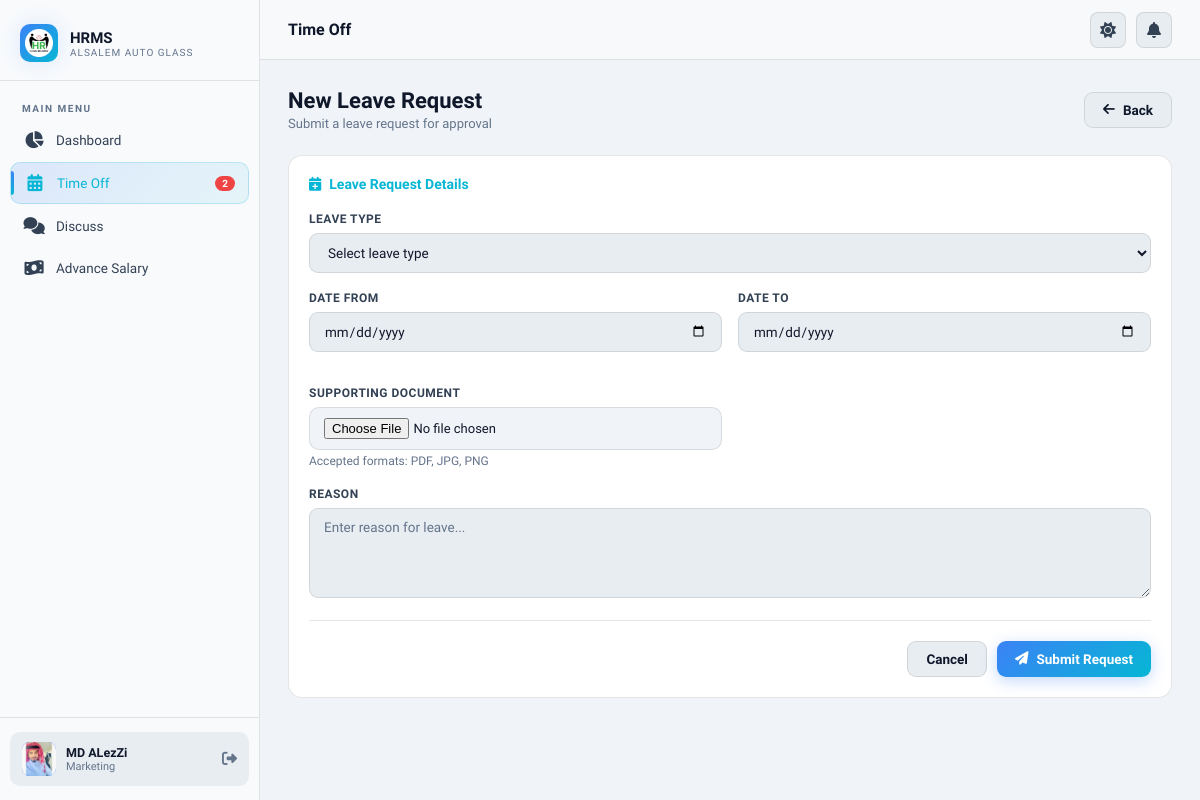
/timeoff/create/ (signed in), run on the app's committed database.
### core/models.py (models this page shows, shortened)
class Employee(AbstractBaseUser, PermissionsMixin):
    ROLE_CHOICES = [
        ("ceo", "CEO 👑"),
        ("hr", "HR ⭐ "),
        ("manager", "Manager"),
        ("branch_manager", "Branch Manager"),
        ("officer", "Officer"),
        ("employee", "Employee"),
    ]
    ADVANCE_ROLE_CHOICES = [
        ("top_manager", "Top Manager"),
        ("accountant", "Accountant"),
        ("sub_accountant", "Sub Accountant"),
        ("bank_user", "Bank User"),
    ]
    advance_role = models.CharField(
        max_length=20,
        choices=ADVANCE_ROLE_CHOICES,
        blank=True,
        default="",
    )
    iqama_number = models.CharField(
        max_length=20,
        unique=True,
        validators=[RegexValidator(r"^\d+$", "Only numbers allowed")],
    )
    is_active = models.BooleanField(default=True)
    is_staff = models.BooleanField(default=False)
    date_joined = models.DateTimeField(default=timezone.now)
    full_name = models.CharField(max_length=200)
    role = models.CharField(max_length=20, choices=ROLE_CHOICES, default="employee")
    nationality = models.CharField(max_length=100, blank=True)
    date_of_birth = models.DateField(null=True, blank=True)
    place_of_birth = models.CharField(max_length=100, blank=True)
    gender = models.CharField(
        max_length=10, choices=[("male", "Male"), ("female", "Female")], blank=True
    )
    marital_status = models.CharField(
        max_length=20,
        choices=[
            ("single", "Single"),
            ("married", "Married"),
            ("divorced", "Divorced"),
            ("widowed", "Widowed"),
        ],
        blank=True,
    )
    number_of_dependents = models.IntegerField(default=0)
    religion = models.CharField(
        max_length=50,
        choices=[
            ("islam", "Islam"),
            ("christianity", "Christianity"),
            ("hinduism", "Hinduism"),
            ("buddhism", "Buddhism"),
            ("sikhism", "Sikhism"),
            ("judaism", "Judaism"),
            ("other", "Other"),
        ],
        blank=True,
    )
    personal_photo = models.ImageField(upload_to="photos/", null=True, blank=True)
    passport_number = models.CharField(max_length=50, blank=True)
    passport_expiry = models.DateField(null=True, blank=True)
    mobile_number = models.CharField(max_length=20, blank=True)
    alt_mobile_number = models.CharField(max_length=20, blank=True)
    email = models.EmailField(blank=True)
    current_address = models.TextField(blank=True)
    city = models.CharField(max_length=100, blank=True)
    country = CountryField(default="SA", blank=True)
    emergency_contact_name = models.CharField(max_length=200, blank=True)
    emergency_relationship = models.CharField(
        max_length=100,
        choices=[
            ("spouse", "Spouse"),
            ("parent", "Parent"),
            ("child", "Child"),
            ("sibling", "Sibling"),
            ("friend", "Friend"),
            ("other", "Other"),
        ],
        blank=True,
    )
    emergency_contact_number = models.CharField(max_length=20, blank=True)
    social_insurance_number = models.CharField(max_length=50, blank=True)
    bank_account_iban = models.CharField(max_length=50, blank=True)
    bank_name = models.CharField(
        max_length=50,
        choices=[
            ("alrajhi", "Al Rajhi Bank"),
            ("alinma", "Alinma Bank"),
            ("riyad", "Riyad Bank"),
            ("snb", "Saudi National Bank (SNB)"),
            ("sabb", "SABB (Saudi British Bank)"),
            ("albilad", "Bank Albilad"),
            ("aljazira", "Bank Aljazira"),
            ("arab_national", "Arab National Bank"),
            ("gulf_international", "Gulf International Bank"),
            ("saudi_investment", "The Saudi Investment Bank"),
            ("emirates_nbd", "Emirates NBD"),
            ("bank_muscat", "Bank Muscat"),
            ("other", "Other"),
        ],
        blank=True,
    )
    iqama_expiry_date = models.DateField(null=True, blank=True)
    profession_per_iqama = models.CharField(max_length=200, blank=True)
    employee_id = models.CharField(max_length=50, unique=True, blank=True, null=True)
    zkteco_uid = models.CharField(
        max_length=20,
        blank=True,
        null=True,
        help_text="Numeric User ID assigned by the ZKTeco device (shown in device logs)",
    )
    job_title = models.CharField(max_length=200, blank=True)
    department = models.ForeignKey(
        Department, null=True, blank=True, on_delete=models.SET_NULL
    )
    branch = models.CharField(max_length=200, blank=True)
    hiring_date = models.DateField(null=True, blank=True)
    contract_type = models.CharField(
        max_length=20,
        choices=[
            ("full_time", "Full-time"),
            ("part_time", "Part-time"),
            ("temporary", "Temporary"),
        ],
        blank=True,
    )
    contract_duration = models.CharField(max_length=100, blank=True)
    contract_start = models.DateField(null=True, blank=True)
    contract_end = models.DateField(null=True, blank=True)
    probation_period = models.IntegerField(default=90)
    direct_manager = models.ForeignKey(
        "self",
        null=True,
        blank=True,
        on_delete=models.SET_NULL,
        related_name="subordinates",
    )
    work_location = models.CharField(
        max_length=20,
        choices=[
            ("office", "Office"),
            ("branch", "Branch"),
            ("warehouse", "Warehouse"),
        ],
        blank=True,
    )
    employment_status = models.CharField(
        max_length=20,
        choices=[
            ("active", "Active"),
            ("suspended", "Suspended"),
            ("terminated", "Terminated"),
        ],
        default="active",
    )
    reason_for_termination = models.TextField(blank=True)
    working_days = models.CharField(max_length=200, blank=True)
    working_hours = models.DecimalField(max_digits=4, decimal_places=1, default=8)
    work_system = models.CharField(
        max_length=20,
        choices=[("fixed", "Fixed"), ("shifts", "Shifts")],
        default="fixed",
    )
    work_start_time = models.TimeField(null=True, blank=True)
    work_end_time = models.TimeField(null=True, blank=True)
    lunch_break_minutes = models.IntegerField(default=60)
    weekly_off_days = models.CharField(
        max_length=100, blank=True, default="Friday,Saturday"
    )
    job_description = models.TextField(blank=True)
    basic_salary = models.DecimalField(max_digits=10, decimal_places=2, default=0)
    housing_allowance = models.DecimalField(max_digits=10, decimal_places=2, default=0)
    proficiency_allowance = models.DecimalField(
        max_digits=10, decimal_places=2, default=0
    )
    other_allowances = models.DecimalField(max_digits=10, decimal_places=2, default=0)
    salary_payment_method = models.CharField(
        max_length=20,
        choices=[("bank", "Bank Transfer"), ("cash", "Cash")],
        default="bank",
    )
    salary_payment_date = models.IntegerField(default=1)
    objects = EmployeeManager()
    USERNAME_FIELD = "iqama_number"
    REQUIRED_FIELDS = ["full_name"]
    @property
    def is_hr(self):
        return self.role == "hr" or self.is_superuser or self.is_staff

### core/views.py (the view, shortened to what this page needs)
# urls.py: path("timeoff/create/", views.timeoff_create, name="timeoff_create"),
@login_required
def timeoff_create(request):
    form = TimeOffRequestForm(request.POST or None, request.FILES or None)
    return render(request, "timeoff/create.html", {"form": form})

### core/forms.py
class TimeOffRequestForm(forms.ModelForm):
    class Meta:
        model = TimeOffRequest
        fields = ["leave_type", "date_from", "date_to", "reason"]
        widgets = {
            "date_from": forms.DateInput(attrs={"type": "date"}),
            "date_to": forms.DateInput(attrs={"type": "date"}),
        }

### core/context_processors.py (called while the page is built)
def notification_counts(request):
    if request.user.is_authenticated:
        return {
            "pending_count": TimeOffRequest.objects.filter(status="pending").count(),
            "unread_count": Message.objects.filter(
                receiver=request.user, is_read=False
            ).count(),
            "pending_advance_count": (
                AdvanceSalaryRequest.objects.filter(status="pending").count()
                if request.user.is_hr
                else 0
            ),
        }
    return {
        "pending_count": 0,
        "unread_count": 0,
        "pending_advance_count": 0,
    }

### templates/timeoff/create.html (shortened to what this page needs)
{% extends 'base.html' %}
{% block page_title %}Time Off{% endblock %}
{% block content %}
<div class="page-header">
  <div>
    <div class="page-title">New Leave Request</div>
    <div class="page-subtitle">Submit a leave request for approval</div>
  </div>
  <a href="{% url 'timeoff_list' %}" class="btn btn-secondary"><i class="fa-solid fa-arrow-left"></i> Back</a>
</div>
<div">
  <form method="post" enctype="multipart/form-data">
    <div class="card animate-fade-up">
      <div style="font-size:14px;font-weight:600;color:var(--accent2);margin-bottom:20px;display:flex;align-items:center;gap:8px;">
        <i class="fa-solid fa-calendar-plus"></i> Leave Request Details
      </div>
      <div class="form-group">
        <label>Leave Type</label>
        <select name="leave_type" required>
          <option value="">Select leave type</option>
        </select>
      </div>
      <div class="grid-2">
        <div class="form-group">
          <label>Date From</label>
          <input type="date" name="date_from" required>
        </div>
        <div class="form-group">
          <label>Date To</label>
          <input type="date" name="date_to" required>
        </div>
        <div class="form-group">
  <label>Supporting Document </label>
  <input type="file" name="supporting_document" accept=".pdf,.jpg,.jpeg,.png"
    style="display:block;width:100%;padding:10px 14px;background:var(--bg);border:1px solid var(--border);border-radius:10px;color:var(--text);font-size:13px;cursor:pointer;">
  <small style="color:var(--text3);font-size:12px;">Accepted formats: PDF, JPG, PNG</small>
</div>
      </div>
      <div class="form-group">
        <label>Reason</label>
        <textarea name="reason" rows="4" placeholder="Enter reason for leave..."></textarea>
      </div>
      <div style="display:flex;justify-content:flex-end;gap:10px;margin-top:8px;padding-top:20px;border-top:1px solid var(--border);">
        <a href="{% url 'timeoff_list' %}" class="btn btn-secondary">Cancel</a>
        <button type="submit" class="btn btn-primary"><i class="fa-solid fa-paper-plane"></i> Submit Request</button>
      </div>
    </div>
  </form>
</div>
{% endblock %}

### templates/base.html (shortened to what this page needs)
{% load static %}
<!DOCTYPE html>
<html lang="en">
<head>
  <link rel="stylesheet" href="{% static 'css/main.css' %}">
  <link rel="stylesheet" href="https://cdnjs.cloudflare.com/ajax/libs/font-awesome/6.5.0/css/all.min.css">
</head>
<body>
  <div class="app-wrapper">
    <aside class="sidebar" id="sidebar">
      <div class="sidebar-logo">
        <div class="logo-icon">
          <img src="{% static 'img/favicon.png' %}" alt="HRMS Logo"
            style="width: 28px; height: 28px; object-fit: contain;">
        </div>
        <div>
          <div class="logo-text">HRMS</div>
          <div class="logo-sub">AlSalem Auto Glass</div>
        </div>
      </div>
      <nav class="sidebar-nav">
        <div class="nav-label">Main Menu</div>
        <a href="{% url 'dashboard' %}"
          class="nav-item {% if request.resolver_match.url_name == 'dashboard' %}active{% endif %}">
          <span class="nav-icon"><i class="fa-solid fa-chart-pie"></i></span>
          Dashboard
        </a>
        <a href="{% url 'timeoff_list' %}"
          class="nav-item {% if 'timeoff' in request.resolver_match.url_name %}active{% endif %}">
          <span class="nav-icon"><i class="fa-solid fa-calendar-days"></i></span>
          Time Off
          {% if pending_count %}<span class="nav-badge">{{ pending_count }}</span>{% endif %}
        </a>
        <a href="{% url 'discuss' %}"
          class="nav-item {% if 'discuss' in request.resolver_match.url_name %}active{% endif %}">
          <span class="nav-icon"><i class="fa-solid fa-comments"></i></span>
          Discuss
        </a>
        <a href="{% url 'advance_salary_list' %}"
          class="nav-item {% if 'advance' in request.resolver_match.url_name %}active{% endif %}">
          <span class="nav-icon"><i class="fa-solid fa-money-bill-wave"></i></span>
          Advance Salary
        </a>
      </nav>
      <div class="sidebar-footer">
        <div class="user-card">
          <div class="user-avatar">
            {% if request.user.personal_photo %}
            <img src="{{ request.user.personal_photo.url }}" alt="">
            {% else %}
            {{ request.user.full_name|first|upper }}
            {% endif %}
          </div>
          <div>
            <div class="user-name">{{ request.user.full_name|truncatechars:20 }}</div>
            <div class="user-role">{{ request.user.job_title|default:"Employee"|truncatechars:22 }}</div>
          </div>
          <a href="{% url 'logout' %}" style="margin-left:auto;color:var(--text3);font-size:15px;" title="Logout"><i
              class="fa-solid fa-right-from-bracket"></i></a>
        </div>
      </div>
    </aside>
    <div class="main-content">
      <header class="topbar">
        <span class="topbar-title">{% block page_title %}Dashboard{% endblock %}</span>
        <div class="topbar-right">
          <button class="topbar-btn" onclick="toggleTheme()" title="Toggle Theme" id="themeBtn">
            <i id="themeIcon"></i>
          </button>
          <a href="{% url 'discuss' %}" class="topbar-btn" title="Messages"><i class="fa-solid fa-bell"></i></a>
        </div>
      </header>
      <main class="page-content">
        {% block content %}{% endblock %}
    </div>
  <link href="https://cdn.jsdelivr.net/npm/select2@4.1.0-rc.0/dist/css/select2.min.css" rel="stylesheet" />
</body>
</html>

### data on the page
Employee: user.personal_photo (picture), user.full_name "MD ALezZi", user.job_title "Marketing"

### other printed values
{{ pending_count }} "2"
